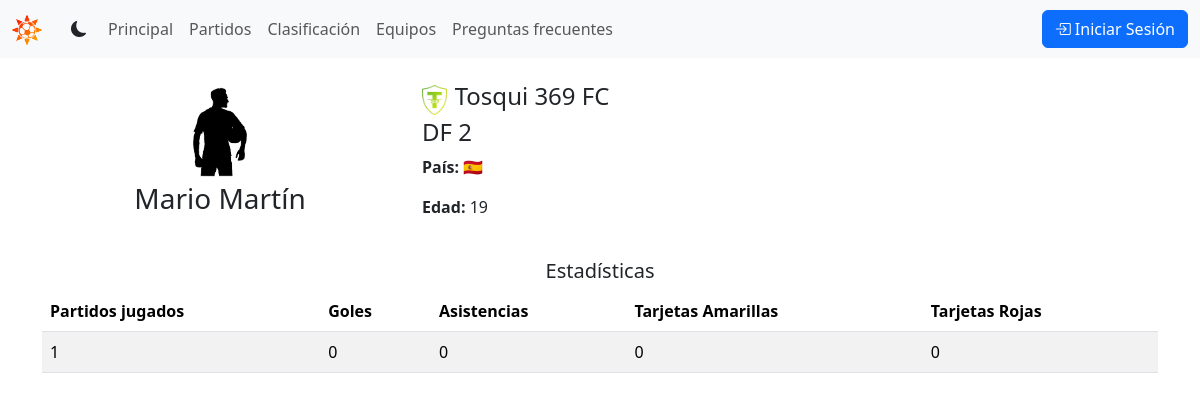
The app's page /players/8/, older data.
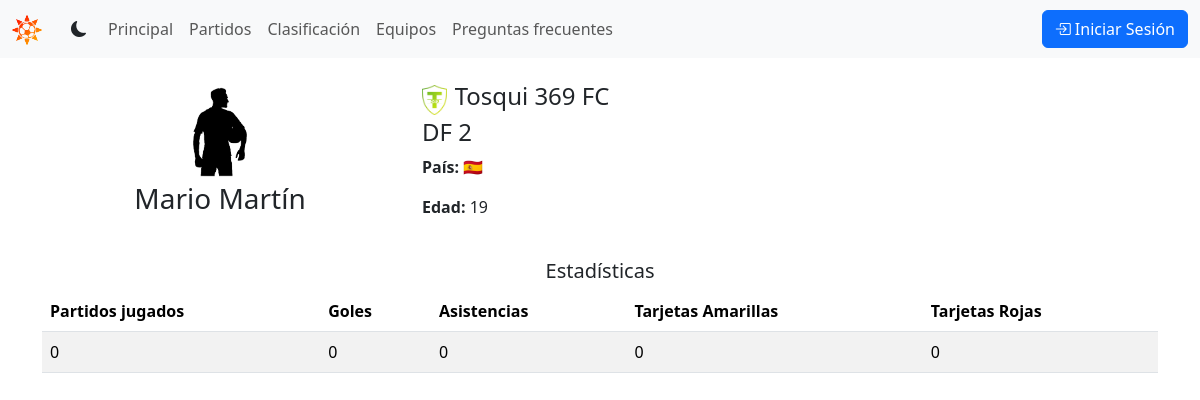
The same page, newer data.
### players/models.py (models this page shows, shortened)
class Player(models.Model):
    user = models.OneToOneField(settings.AUTH_USER_MODEL, on_delete=models.CASCADE)
    photo = models.ImageField(upload_to='players', default='players/default.png')
    team = models.ForeignKey('tournament.Team', related_name='players', null=True, on_delete=models.CASCADE)
    birthdate = models.DateField(blank=True, null=True)
    country = models.CharField(max_length=20, default='🇪🇸')
    number = models.SmallIntegerField(blank=True, default=00)
    GOALKEEPER = 'GK'
    DEFENDER = 'DF'
    MIDFIELDER = 'MD'
    FORWARD = 'FW'
    ROLE = {
        GOALKEEPER: 'Portero',
        DEFENDER: 'Defensa',
        MIDFIELDER: 'Centrocampista',
        FORWARD: 'Delantero'
    }
    position = models.CharField(
        max_length=2,
        choices=ROLE,
        default=MIDFIELDER,
    )
    played=models.SmallIntegerField(default=0)
    goals=models.SmallIntegerField(default=0)
    assists = models.SmallIntegerField(default=0)
    yellow_cards = models.SmallIntegerField(default=0)
    red_cards = models.SmallIntegerField(default=0)
    class Meta:
        ordering = ['team', 'position', 'number']

### tournament/models.py (models this page shows, shortened)
class Team(models.Model):
    name = models.CharField(max_length=100, unique=True)
    club_code = models.CharField(max_length=3, unique=True, default='UFC')
    shield = models.ImageField(upload_to='shields', default='shields/default.png')
    info = models.TextField(max_length=1000, blank=True)
    class Meta:
        ordering = ['name']

### players/views.py (the view)
# urls.py: path('<player_id>/', views.player_info, name='player-info'),
def player_info(request, player_id):
    player = Player.objects.get(id=player_id)
    age = get_player_age(player.birthdate)
    return render(request, 'players/player.html', {'player': player, 'age': age})

### shared/funcs.py (called while the page is built)
def get_player_age(birthdate: date) -> int:
    now = date.today()
    TODAY = now.day
    MONTH = now.month
    YEAR = now.year
    if birthdate.month > MONTH:
        return YEAR - birthdate.year - 1
    elif birthdate.month == MONTH:
        if birthdate.day > TODAY:
            return YEAR - birthdate.year - 1
        else:
            return YEAR - birthdate.year
    else:
        return YEAR - birthdate.year

### players/templates/players/player.html
{% extends "base.html" %}
{% block content %}
<div class="container mt-4">
    <div class="row">
        <div class="col-md-4 text-center">
            <img src="{{ player.photo.url }}" class="img-fluid" style="max-width: 100px; max-height: 100px;" alt="Foto de {{ player.user.first_name }} {{ player.user.last_name }}">
            <h3>{{ player.user.first_name }} {{ player.user.last_name }}</h3>
        </div>
        <div class="col-md-8">
            <div class="d-flex align-items-center">
                <img src="{{ player.team.shield.url }}" class="img-fluid" style="max-width: 30px; max-height: 30px;" alt="Escudo de {{ player.team.name }}">
                <h4 class="ms-2">{{ player.team.name }}</h4>
            </div>
            <h4>{{ player.position }}  {{ player.number }}</h4>
            <p><strong>País:</strong> {{ player.country }}</p>
            <p><strong>Edad:</strong> {{ age }}</p>
        </div>
    </div>
    <h2 class="lead text-center mt-4">Estadísticas</h2>
    <table class="table table-striped">
        <thead>
            <tr>
                <th>Partidos jugados</th>
                <th>Goles</th>
                <th>Asistencias</th>
                <th>Tarjetas Amarillas</th>
                <th>Tarjetas Rojas</th>
            </tr>
        </thead>
        <tbody>
            <tr>
                <td>{{ player.played }}</td>
                <td>{{ player.goals }}</td>
                <td>{{ player.assists }}</td>
                <td>{{ player.yellow_cards }}</td>
                <td>{{ player.red_cards }}</td>
            </tr>
        </tbody>
    </table>
</div>
{% endblock %}

Row changes from the older to the newer data that the page shows:
changed Player "DF": played "1" → "0"
